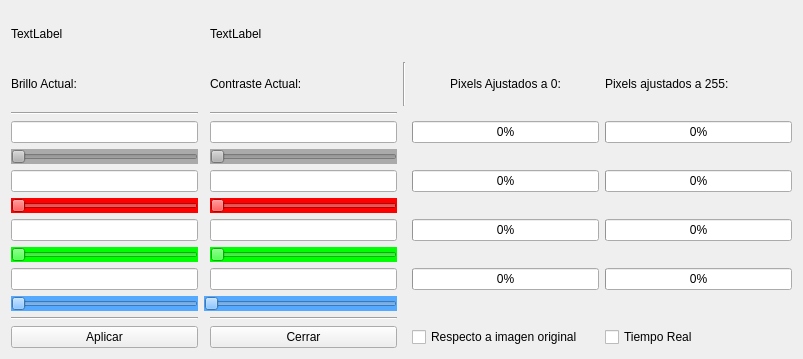
<?xml version="1.0" encoding="UTF-8"?>
<ui version="4.0">
 <class>BrilloYContraste</class>
 <widget class="QWidget" name="BrilloYContraste">
  <property name="geometry">
   <rect>
    <x>0</x>
    <y>0</y>
    <width>803</width>
    <height>359</height>
   </rect>
  </property>
  <property name="sizePolicy">
   <sizepolicy hsizetype="Preferred" vsizetype="Preferred">
    <horstretch>0</horstretch>
    <verstretch>0</verstretch>
   </sizepolicy>
  </property>
  <property name="windowTitle">
   <string>Form</string>
  </property>
  <layout class="QGridLayout" name="gridLayout">
   <item row="13" column="3">
    <widget class="QSlider" name="sliderContrasteGreen">
     <property name="styleSheet">
      <string notr="true">background-color: rgb(0, 255, 0);</string>
     </property>
     <property name="maximum">
      <number>255</number>
     </property>
     <property name="orientation">
      <enum>Qt::Horizontal</enum>
     </property>
    </widget>
   </item>
   <item row="6" column="1">
    <widget class="QLineEdit" name="lineEditBrilloGris">
     <property name="sizePolicy">
      <sizepolicy hsizetype="Expanding" vsizetype="Fixed">
       <horstretch>0</horstretch>
       <verstretch>0</verstretch>
      </sizepolicy>
     </property>
     <property name="styleSheet">
      <string notr="true"/>
     </property>
     <property name="inputMethodHints">
      <set>Qt::ImhNone</set>
     </property>
     <property name="text">
      <string/>
     </property>
    </widget>
   </item>
   <item row="8" column="3">
    <widget class="QLineEdit" name="lineEditContrasteRed"/>
   </item>
   <item row="6" column="5">
    <widget class="QProgressBar" name="progressBarGrayTo0">
     <property name="maximum">
      <number>255</number>
     </property>
     <property name="value">
      <number>0</number>
     </property>
     <property name="textVisible">
      <bool>true</bool>
     </property>
     <property name="invertedAppearance">
      <bool>false</bool>
     </property>
     <property name="textDirection">
      <enum>QProgressBar::TopToBottom</enum>
     </property>
     <property name="format">
      <string>%p%</string>
     </property>
    </widget>
   </item>
   <item row="15" column="2" colspan="2">
    <widget class="QSlider" name="sliderContrasteBlue">
     <property name="styleSheet">
      <string notr="true">background-color: rgb(85, 170, 255);</string>
     </property>
     <property name="maximum">
      <number>255</number>
     </property>
     <property name="orientation">
      <enum>Qt::Horizontal</enum>
     </property>
    </widget>
   </item>
   <item row="1" column="6">
    <widget class="QLabel" name="pixelsLostTo255">
     <property name="text">
      <string>Pixels ajustados a 255:</string>
     </property>
    </widget>
   </item>
   <item row="1" column="4">
    <widget class="Line" name="line_3">
     <property name="orientation">
      <enum>Qt::Vertical</enum>
     </property>
    </widget>
   </item>
   <item row="6" column="3">
    <widget class="QLineEdit" name="lineEditContrasteGris"/>
   </item>
   <item row="1" column="3">
    <widget class="QLabel" name="labelContraste">
     <property name="text">
      <string>&lt;html&gt;&lt;head/&gt;&lt;body&gt;&lt;p&gt;Contraste Actual:&lt;/p&gt;&lt;/body&gt;&lt;/html&gt;</string>
     </property>
    </widget>
   </item>
   <item row="8" column="6">
    <widget class="QProgressBar" name="progressBarRedTo255">
     <property name="maximum">
      <number>255</number>
     </property>
     <property name="value">
      <number>0</number>
     </property>
     <property name="format">
      <string>%p%</string>
     </property>
    </widget>
   </item>
   <item row="14" column="1">
    <widget class="QLineEdit" name="lineEditBrilloBlue"/>
   </item>
   <item row="11" column="6">
    <widget class="QProgressBar" name="progressBarGreenTo255">
     <property name="maximum">
      <number>255</number>
     </property>
     <property name="value">
      <number>0</number>
     </property>
     <property name="format">
      <string>%p%</string>
     </property>
    </widget>
   </item>
   <item row="20" column="1">
    <widget class="QPushButton" name="pushButtonApply">
     <property name="text">
      <string>Aplicar</string>
     </property>
    </widget>
   </item>
   <item row="8" column="5">
    <widget class="QProgressBar" name="progressBarRedTo0">
     <property name="maximum">
      <number>255</number>
     </property>
     <property name="value">
      <number>0</number>
     </property>
     <property name="format">
      <string>%p%</string>
     </property>
    </widget>
   </item>
   <item row="13" column="1">
    <widget class="QSlider" name="sliderBrilloGreen">
     <property name="styleSheet">
      <string notr="true">background-color: rgb(0, 255, 0);</string>
     </property>
     <property name="maximum">
      <number>255</number>
     </property>
     <property name="orientation">
      <enum>Qt::Horizontal</enum>
     </property>
    </widget>
   </item>
   <item row="14" column="6">
    <widget class="QProgressBar" name="progressBarBlueTo255">
     <property name="maximum">
      <number>255</number>
     </property>
     <property name="value">
      <number>0</number>
     </property>
     <property name="format">
      <string>%p%</string>
     </property>
    </widget>
   </item>
   <item row="20" column="3">
    <widget class="QPushButton" name="pushButtonClose">
     <property name="text">
      <string>Cerrar</string>
     </property>
    </widget>
   </item>
   <item row="1" column="5">
    <widget class="QLabel" name="pixelsLostTo0">
     <property name="text">
      <string>&lt;html&gt;&lt;head/&gt;&lt;body&gt;&lt;p align=&quot;center&quot;&gt;Pixels Ajustados a 0:&lt;/p&gt;&lt;/body&gt;&lt;/html&gt;</string>
     </property>
    </widget>
   </item>
   <item row="9" column="3">
    <widget class="QSlider" name="sliderContrasteRed">
     <property name="styleSheet">
      <string notr="true">background-color: rgb(255, 0, 0);</string>
     </property>
     <property name="maximum">
      <number>255</number>
     </property>
     <property name="orientation">
      <enum>Qt::Horizontal</enum>
     </property>
    </widget>
   </item>
   <item row="2" column="1">
    <widget class="Line" name="line_5">
     <property name="orientation">
      <enum>Qt::Horizontal</enum>
     </property>
    </widget>
   </item>
   <item row="20" column="5">
    <widget class="QCheckBox" name="checkBoxKeepOriginal">
     <property name="text">
      <string>Respecto a imagen original</string>
     </property>
    </widget>
   </item>
   <item row="2" column="3">
    <widget class="Line" name="line_6">
     <property name="orientation">
      <enum>Qt::Horizontal</enum>
     </property>
    </widget>
   </item>
   <item row="6" column="6">
    <widget class="QProgressBar" name="progressBarGrayTo255">
     <property name="maximum">
      <number>255</number>
     </property>
     <property name="value">
      <number>0</number>
     </property>
     <property name="format">
      <string>%p%</string>
     </property>
    </widget>
   </item>
   <item row="16" column="3">
    <widget class="Line" name="line_2">
     <property name="orientation">
      <enum>Qt::Horizontal</enum>
     </property>
    </widget>
   </item>
   <item row="14" column="5">
    <widget class="QProgressBar" name="progressBarBlueTo0">
     <property name="maximum">
      <number>255</number>
     </property>
     <property name="value">
      <number>0</number>
     </property>
     <property name="format">
      <string>%p%</string>
     </property>
    </widget>
   </item>
   <item row="7" column="3">
    <widget class="QSlider" name="sliderContrasteGris">
     <property name="styleSheet">
      <string notr="true">background-color: rgb(170, 170, 170);</string>
     </property>
     <property name="minimum">
      <number>1</number>
     </property>
     <property name="maximum">
      <number>127</number>
     </property>
     <property name="orientation">
      <enum>Qt::Horizontal</enum>
     </property>
    </widget>
   </item>
   <item row="1" column="1">
    <widget class="QLabel" name="labelBrillo">
     <property name="text">
      <string>&lt;html&gt;&lt;head/&gt;&lt;body&gt;&lt;p&gt;Brillo Actual:&lt;/p&gt;&lt;/body&gt;&lt;/html&gt;</string>
     </property>
    </widget>
   </item>
   <item row="20" column="6">
    <widget class="QCheckBox" name="checkBoxRealTime">
     <property name="text">
      <string>Tiempo Real</string>
     </property>
    </widget>
   </item>
   <item row="7" column="1">
    <widget class="QSlider" name="sliderBrilloGris">
     <property name="styleSheet">
      <string notr="true">background-color: rgb(170, 170, 170);</string>
     </property>
     <property name="maximum">
      <number>255</number>
     </property>
     <property name="orientation">
      <enum>Qt::Horizontal</enum>
     </property>
    </widget>
   </item>
   <item row="11" column="3">
    <widget class="QLineEdit" name="lineEditContrasteGreen"/>
   </item>
   <item row="11" column="5">
    <widget class="QProgressBar" name="progressBarGreenTo0">
     <property name="maximum">
      <number>255</number>
     </property>
     <property name="value">
      <number>0</number>
     </property>
     <property name="format">
      <string>%p%</string>
     </property>
    </widget>
   </item>
   <item row="11" column="1">
    <widget class="QLineEdit" name="lineEditBrilloGreen"/>
   </item>
   <item row="14" column="3">
    <widget class="QLineEdit" name="lineEditContrasteBlue"/>
   </item>
   <item row="9" column="1">
    <widget class="QSlider" name="sliderBrilloRed">
     <property name="styleSheet">
      <string notr="true">background-color: rgb(255, 0, 0);</string>
     </property>
     <property name="maximum">
      <number>255</number>
     </property>
     <property name="orientation">
      <enum>Qt::Horizontal</enum>
     </property>
    </widget>
   </item>
   <item row="15" column="1">
    <widget class="QSlider" name="sliderBrilloBlue">
     <property name="styleSheet">
      <string notr="true">background-color: rgb(85, 170, 255);</string>
     </property>
     <property name="maximum">
      <number>255</number>
     </property>
     <property name="orientation">
      <enum>Qt::Horizontal</enum>
     </property>
    </widget>
   </item>
   <item row="8" column="1">
    <widget class="QLineEdit" name="lineEditBrilloRed"/>
   </item>
   <item row="16" column="1">
    <widget class="Line" name="line">
     <property name="orientation">
      <enum>Qt::Horizontal</enum>
     </property>
    </widget>
   </item>
   <item row="0" column="1">
    <widget class="QLabel" name="labelBrilloOriginal">
     <property name="text">
      <string>TextLabel</string>
     </property>
    </widget>
   </item>
   <item row="0" column="3">
    <widget class="QLabel" name="labelContrasteOriginal">
     <property name="text">
      <string>TextLabel</string>
     </property>
    </widget>
   </item>
  </layout>
 </widget>
 <resources/>
 <connections/>
</ui>
